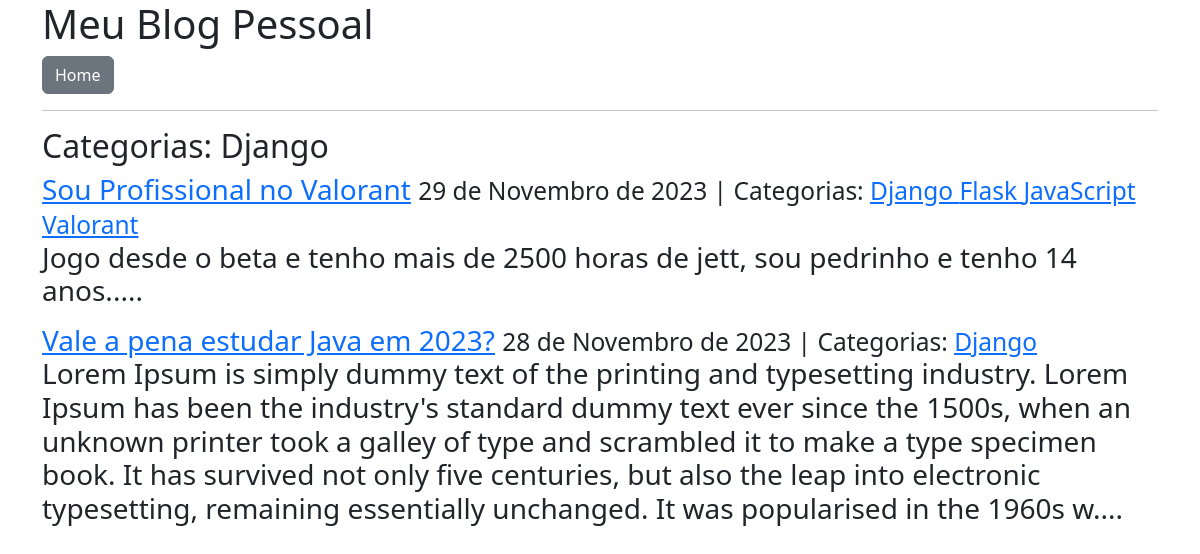
The app's page /categoria/Django with its own data.
### blog/models.py (models this page shows, shortened)
class Categoria(models.Model):
    nome = models.CharField(max_length=20)

class Post(models.Model):
    titulo = models.CharField(max_length=255);
    corpo = models.TextField()
    criado_em = models.DateTimeField(auto_now_add=True)
    modificado_em = models.DateTimeField(auto_now=True)
    categorias = models.ManyToManyField('Categoria', related_name='posts')

### blog/views.py (the view)
# urls.py: path('categoria/<categoria>', views.blog_categoria, name='blog_categoria'),
def blog_categoria(request, categoria):
    posts = Post.objects.filter(
        categorias__nome__contains = categoria
    ).order_by(
        '-criado_em'
    )
    context = {
        'categoria': categoria,
        'posts': posts
    }
    return render(request, 'blog/categoria.html', context)

### blog/templates/blog/categoria.html
{%extends 'blog/index.html'%}
{%block page_title%}
<h2>Categorias: {{categoria}}</h2>
{% endblock page_title %}

### blog/templates/blog/index.html (shortened to what this page needs)
{% extends 'base.html'%}
{% block page_content %}
    {% block posts%}
        {%for post in posts%}
            <h3>
                <a href="{% url 'blog_detalhe' post.pk%}">{{post.titulo}}</a>
                <small>
                    {{post.criado_em.date}} | Categorias:
                    {% for categoria in post.categorias.all %}
                        <a href="{%url 'blog_categoria' categoria.nome %} ">
                            {{categoria.nome}}
                        </a>
                    {% endfor %}
                </small>
                <p>{{post.corpo | slice:'400' }}....</p>
            </h3>
        {% endfor %}
    {% endblock posts %}
{% endblock page_content%}

### records on screen
Categoria: nome "Django"
Post: titulo "Sou Profissional no Valorant", criado_em "29 de Novembro de 2023", corpo "Jogo desde o beta e tenho mais de 2500 horas de jett, sou pedrinho e tenho 14 anos."
Categoria: nome "Flask"
Categoria: nome "JavaScript"
Categoria: nome "Valorant"
Post: titulo "Vale a pena estudar Java em 2023?", criado_em "28 de Novembro de 2023", corpo "Lorem Ipsum is simply dummy text of the printing and typesetting industry. Lorem Ipsum has been the industry's standard dummy text ever since the 1500s, when an unknown printer took a galley of type and scrambled it to make a type specimen book. It has survived not only five centuries, but also the leap into electronic typesetting, remaining essentially unchanged. It was popularised in the 1960s w"
